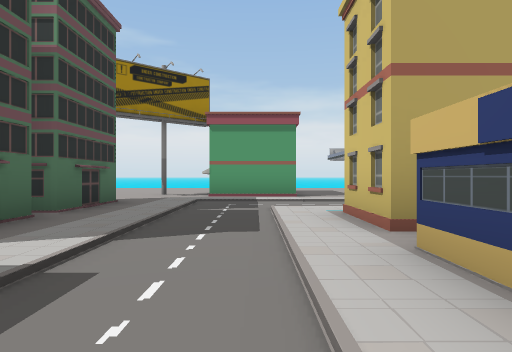
view 1 (above)

24 first-person views from a walk through a 3-D level made in the Unity game engine. The camera is 1.3 m above the floor, looks level and sees 75° across. The floor is counted in squares, 2.4 m on a side. Each view is taken from the middle of a square. On the plan, view 1 faces up. The plan holds only what a view shows up to about 9 squares ahead; the rest is blank. The place goes on beyond the plan. The player character is not drawn.

view 2
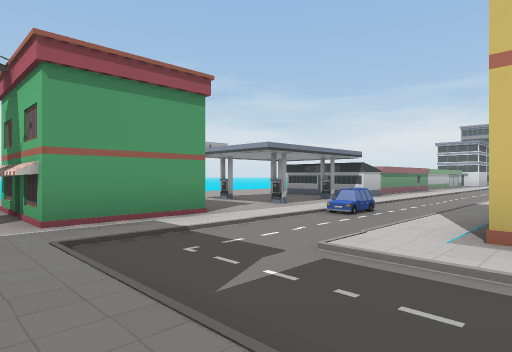

view 3
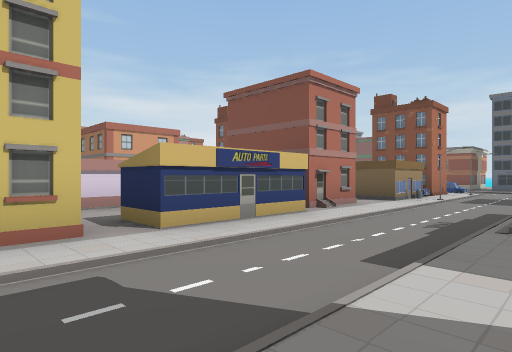

view 4
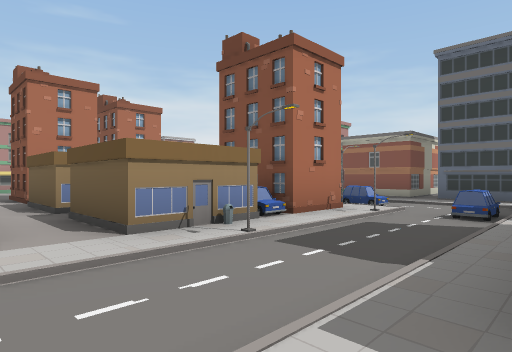

view 5
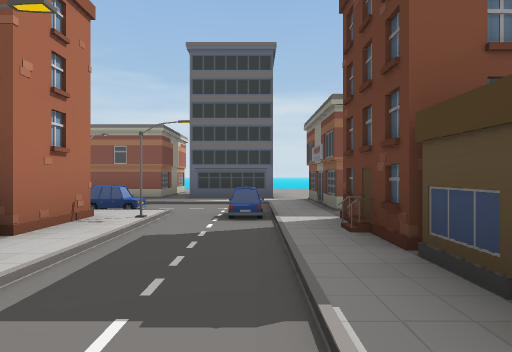

view 6
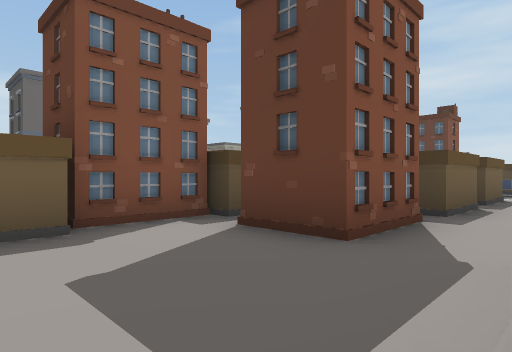

view 7
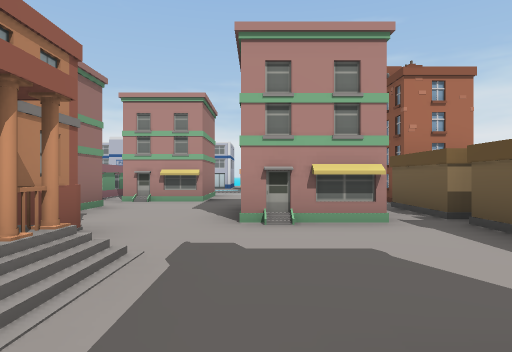

view 8
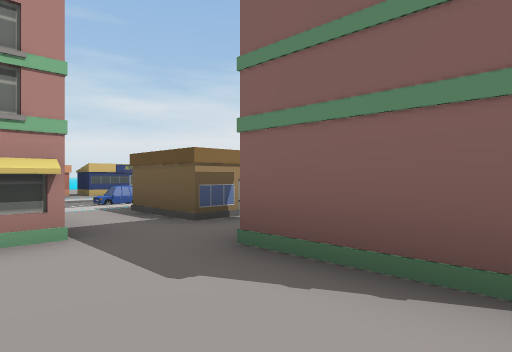

view 9
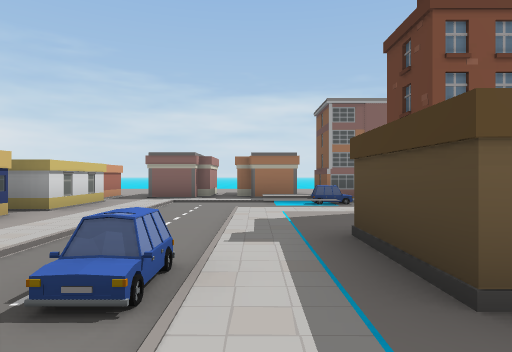

view 10
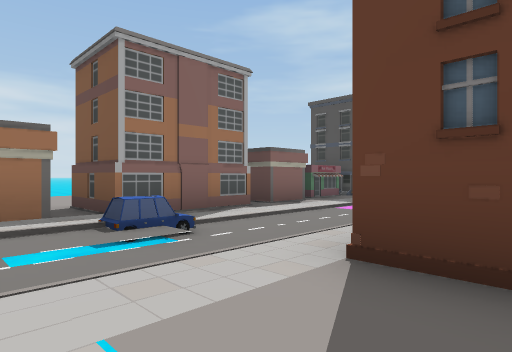

view 11
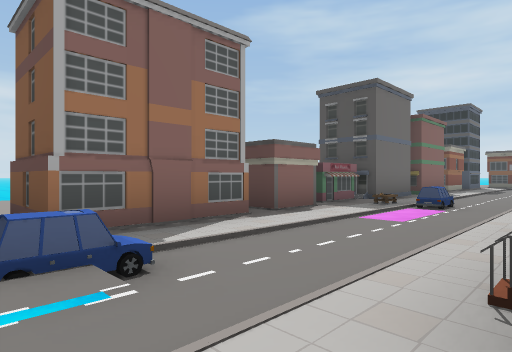

view 12
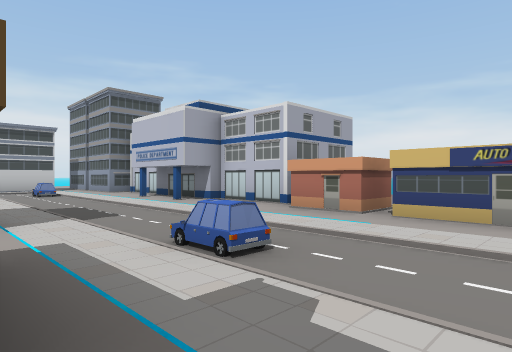

view 13
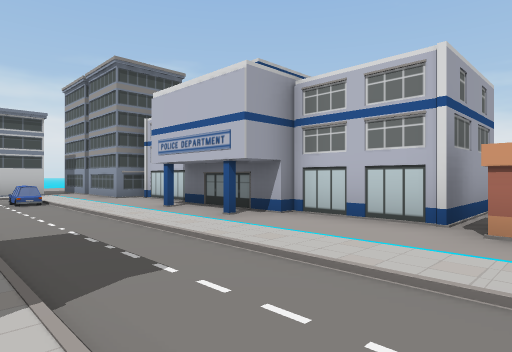

view 14
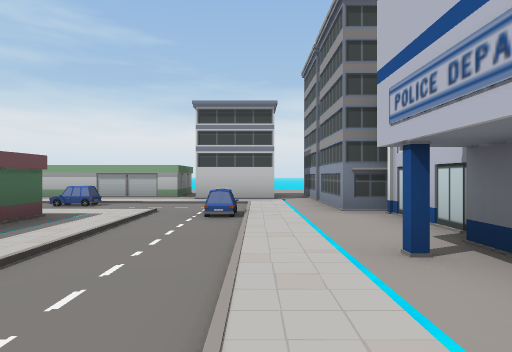

view 15
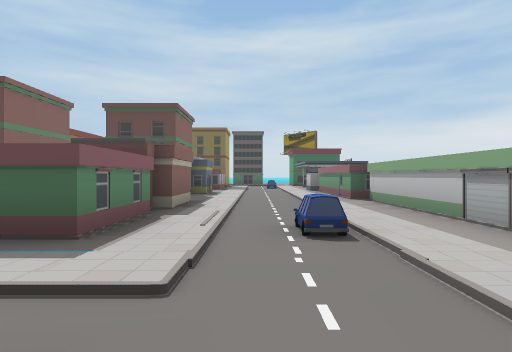

view 16
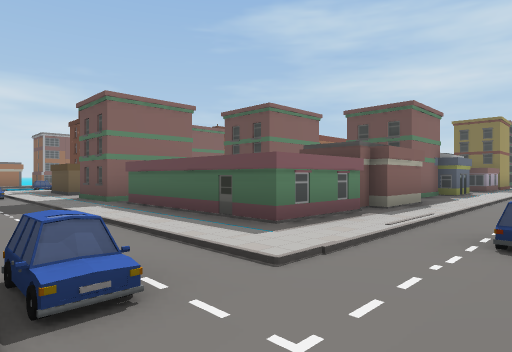

view 17
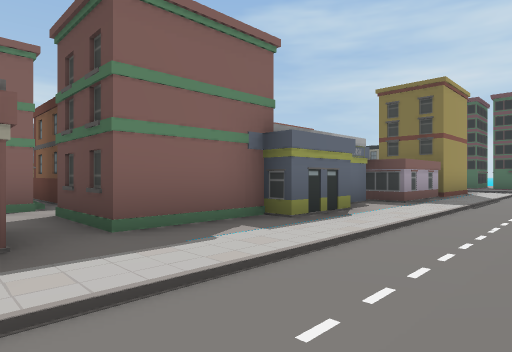

view 18
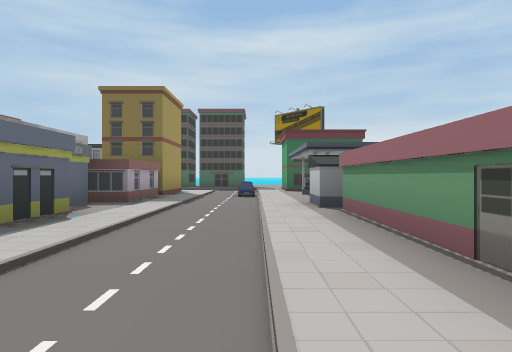

view 19
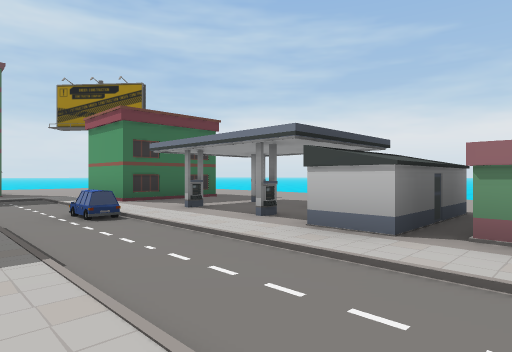

view 20
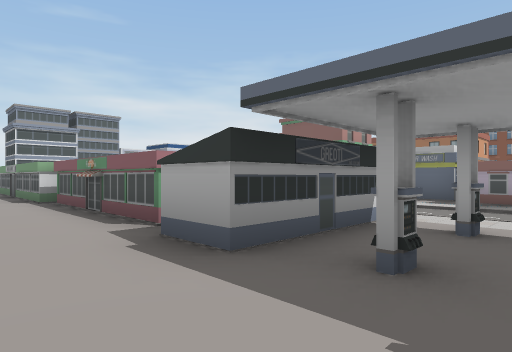

view 21
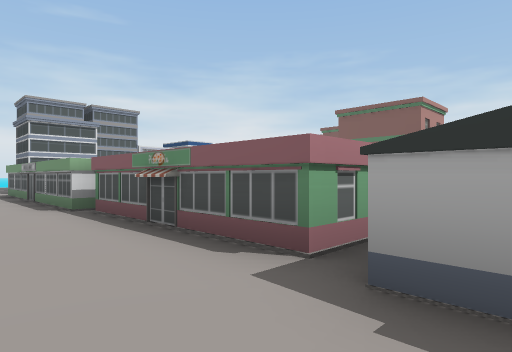

view 22
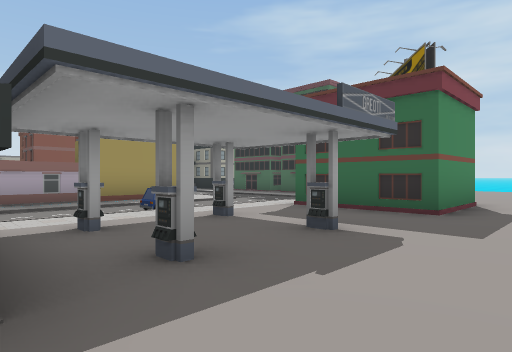

view 23
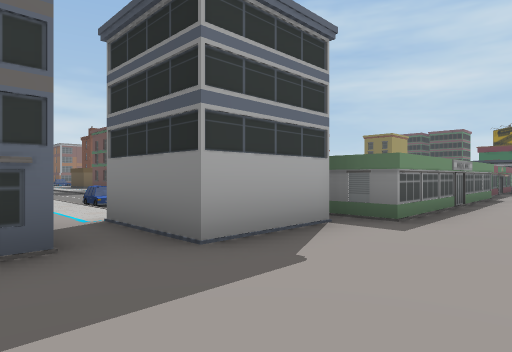

view 24
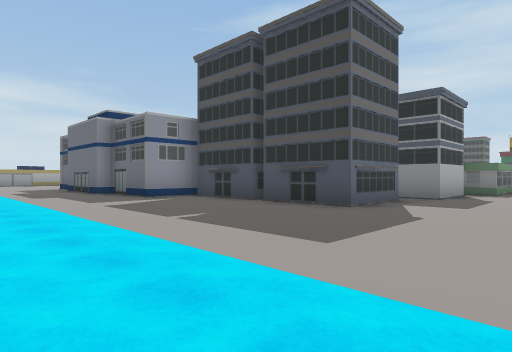

### Floor plan
Key: @ floor where view 1 was taken; # wall or solid block; . floor; / step, stairs or slope; ^ raised ledge; B billboard; U building; C car; H house; O other object.
Columns run from 4 left of view 1 to 27 right of it. Each row starts with its distance up from view 1.
 12       .........      ..... .....
 11 ................................
 10 ...###.U.UU.#######^^^..........
  9  .BU##....U.#######^^^U#.#U.....
  8  ..###.U.UU...........##.##.....
  7  .././/C////////////C/./. #....
  6  U...................../. U....
  5  #....................C/.##....
  4  #....#U####U##.U####../.###...
  3  U....  #    U .    #../.###...
  2   ...OO #      .    #../U#  ...
  1   ...O        .##  ##../UU   ..
  0   O.@O        #U##...../.#
 -1    ...      UU#...U #../.#
 -2   ....    ..//........./.###
 -3   .............###...../.O
 -4  OO..OO OO##...U  .OO.C/.O
 -5  OO..OC OOHH.......OO../.O
 -6   H..##   OO#OO.OH##.../.O
 -7   #C.#H   OOH O.OHH#.../..
 -8   ...C    ............./.#
 -9   ....    ...C.....C//./.#
-10   ....     .../.....//...OO
-11   .##.#U   #UUO##### UU#.OO
-12   .U         OOU  U#

Where each view was taken, in squares from view 1:
view 1: 0 up, 0 right, facing up
view 2: 4 up, 2 left, facing up-right
view 3: 4 up, 2 left, facing down-right
view 4: 2 down, 2 left, facing down-right
view 5: 3 down, 1 left, facing down
view 6: 2 down, 10 right, facing down-left
view 7: 3 down, 7 right, facing right
view 8: 1 down, 11 right, facing down-right
view 9: 2 down, 17 right, facing down
view 10: 6 down, 17 right, facing down-left
view 11: 7 down, 16 right, facing down-left
view 12: 6 down, 16 right, facing up-right
view 13: 3 down, 17 right, facing up-right
view 14: 0 up, 19 right, facing up
view 15: 6 up, 19 right, facing left
view 16: 7 up, 19 right, facing down-left
view 17: 7 up, 12 right, facing down-left
view 18: 7 up, 12 right, facing left
view 19: 5 up, 8 right, facing up-left
view 20: 12 up, 4 right, facing down-right
view 21: 12 up, 6 right, facing down-right
view 22: 12 up, 6 right, facing down-left
view 23: 12 up, 21 right, facing down-left
view 24: 12 up, 27 right, facing down-left
